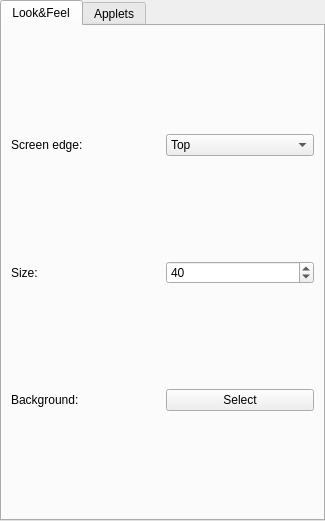
<?xml version="1.0" encoding="UTF-8"?>
<ui version="4.0">
 <class>dialog</class>
 <widget class="QTabWidget" name="dialog">
  <property name="geometry">
   <rect>
    <x>0</x>
    <y>0</y>
    <width>325</width>
    <height>521</height>
   </rect>
  </property>
  <property name="sizePolicy">
   <sizepolicy hsizetype="MinimumExpanding" vsizetype="MinimumExpanding">
    <horstretch>0</horstretch>
    <verstretch>0</verstretch>
   </sizepolicy>
  </property>
  <property name="windowTitle">
   <string>Dialog</string>
  </property>
  <property name="currentIndex">
   <number>0</number>
  </property>
  <widget class="QWidget" name="tab">
   <attribute name="title">
    <string>Look&amp;&amp;Feel</string>
   </attribute>
   <layout class="QGridLayout" name="gridLayout_3">
    <item row="0" column="0">
     <widget class="QLabel" name="label_location">
      <property name="font">
       <font>
        <pointsize>9</pointsize>
       </font>
      </property>
      <property name="text">
       <string>Screen edge:</string>
      </property>
     </widget>
    </item>
    <item row="0" column="1">
     <widget class="QComboBox" name="panel_location">
      <property name="font">
       <font>
        <pointsize>9</pointsize>
       </font>
      </property>
      <item>
       <property name="text">
        <string>Top</string>
       </property>
      </item>
      <item>
       <property name="text">
        <string>Bottom</string>
       </property>
      </item>
      <item>
       <property name="text">
        <string>Left</string>
       </property>
      </item>
      <item>
       <property name="text">
        <string>Right</string>
       </property>
      </item>
     </widget>
    </item>
    <item row="1" column="0">
     <widget class="QLabel" name="label_size">
      <property name="font">
       <font>
        <pointsize>9</pointsize>
       </font>
      </property>
      <property name="text">
       <string>Size:</string>
      </property>
     </widget>
    </item>
    <item row="1" column="1">
     <widget class="QSpinBox" name="panel_size">
      <property name="font">
       <font>
        <pointsize>9</pointsize>
       </font>
      </property>
      <property name="minimum">
       <number>16</number>
      </property>
      <property name="maximum">
       <number>120</number>
      </property>
      <property name="value">
       <number>40</number>
      </property>
     </widget>
    </item>
    <item row="2" column="0">
     <widget class="QLabel" name="label">
      <property name="font">
       <font>
        <pointsize>9</pointsize>
       </font>
      </property>
      <property name="text">
       <string>Background:</string>
      </property>
     </widget>
    </item>
    <item row="2" column="1">
     <widget class="QPushButton" name="selectBackgroundBtn">
      <property name="font">
       <font>
        <pointsize>9</pointsize>
       </font>
      </property>
      <property name="text">
       <string>Select</string>
      </property>
     </widget>
    </item>
   </layout>
  </widget>
  <widget class="QWidget" name="tab_3">
   <attribute name="title">
    <string>Applets</string>
   </attribute>
   <layout class="QGridLayout" name="gridLayout">
    <item row="0" column="0" colspan="2">
     <widget class="QListWidget" name="avaibleApplets"/>
    </item>
    <item row="1" column="0" colspan="2">
     <widget class="QListWidget" name="appletList"/>
    </item>
    <item row="2" column="0">
     <widget class="QPushButton" name="addAppletBtn">
      <property name="text">
       <string>Add applet</string>
      </property>
     </widget>
    </item>
    <item row="2" column="1">
     <widget class="QPushButton" name="up">
      <property name="text">
       <string>Up</string>
      </property>
     </widget>
    </item>
    <item row="3" column="0">
     <widget class="QPushButton" name="removeAppletBtn">
      <property name="text">
       <string>Remove applet</string>
      </property>
     </widget>
    </item>
    <item row="3" column="1">
     <widget class="QPushButton" name="down">
      <property name="text">
       <string>Down</string>
      </property>
     </widget>
    </item>
   </layout>
  </widget>
 </widget>
 <resources/>
 <connections/>
</ui>
